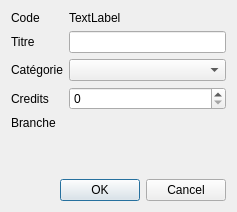
<?xml version="1.0" encoding="UTF-8"?>
<ui version="4.0">
 <class>UV_Editor</class>
 <widget class="QDialog" name="UV_Editor">
  <property name="geometry">
   <rect>
    <x>0</x>
    <y>0</y>
    <width>237</width>
    <height>212</height>
   </rect>
  </property>
  <property name="windowTitle">
   <string>Dialog</string>
  </property>
  <layout class="QVBoxLayout" name="verticalLayout_3">
   <item>
    <layout class="QFormLayout" name="formLayout">
     <property name="fieldGrowthPolicy">
      <enum>QFormLayout::AllNonFixedFieldsGrow</enum>
     </property>
     <item row="1" column="0">
      <widget class="QLabel" name="titre">
       <property name="text">
        <string>Titre</string>
       </property>
      </widget>
     </item>
     <item row="1" column="1">
      <widget class="QLineEdit" name="lineTitre"/>
     </item>
     <item row="2" column="0">
      <widget class="QLabel" name="categorie">
       <property name="text">
        <string>Catégorie</string>
       </property>
      </widget>
     </item>
     <item row="2" column="1">
      <widget class="QComboBox" name="comboCategorie"/>
     </item>
     <item row="3" column="0">
      <widget class="QLabel" name="credits">
       <property name="text">
        <string>Credits</string>
       </property>
      </widget>
     </item>
     <item row="3" column="1">
      <widget class="QSpinBox" name="spinCredits"/>
     </item>
     <item row="4" column="0">
      <widget class="QLabel" name="branche">
       <property name="text">
        <string>Branche</string>
       </property>
      </widget>
     </item>
     <item row="0" column="0">
      <widget class="QLabel" name="code">
       <property name="text">
        <string>Code</string>
       </property>
      </widget>
     </item>
     <item row="0" column="1">
      <widget class="QLabel" name="uvCode">
       <property name="text">
        <string>TextLabel</string>
       </property>
      </widget>
     </item>
     <item row="4" column="1">
      <layout class="QVBoxLayout" name="casesBranche"/>
     </item>
    </layout>
   </item>
   <item>
    <widget class="QDialogButtonBox" name="buttonBox">
     <property name="orientation">
      <enum>Qt::Horizontal</enum>
     </property>
     <property name="standardButtons">
      <set>QDialogButtonBox::Cancel|QDialogButtonBox::Ok</set>
     </property>
    </widget>
   </item>
  </layout>
 </widget>
 <resources/>
 <connections>
  <connection>
   <sender>buttonBox</sender>
   <signal>accepted()</signal>
   <receiver>UV_Editor</receiver>
   <slot>accept()</slot>
   <hints>
    <hint type="sourcelabel">
     <x>248</x>
     <y>254</y>
    </hint>
    <hint type="destinationlabel">
     <x>157</x>
     <y>274</y>
    </hint>
   </hints>
  </connection>
  <connection>
   <sender>buttonBox</sender>
   <signal>rejected()</signal>
   <receiver>UV_Editor</receiver>
   <slot>reject()</slot>
   <hints>
    <hint type="sourcelabel">
     <x>316</x>
     <y>260</y>
    </hint>
    <hint type="destinationlabel">
     <x>286</x>
     <y>274</y>
    </hint>
   </hints>
  </connection>
 </connections>
</ui>
